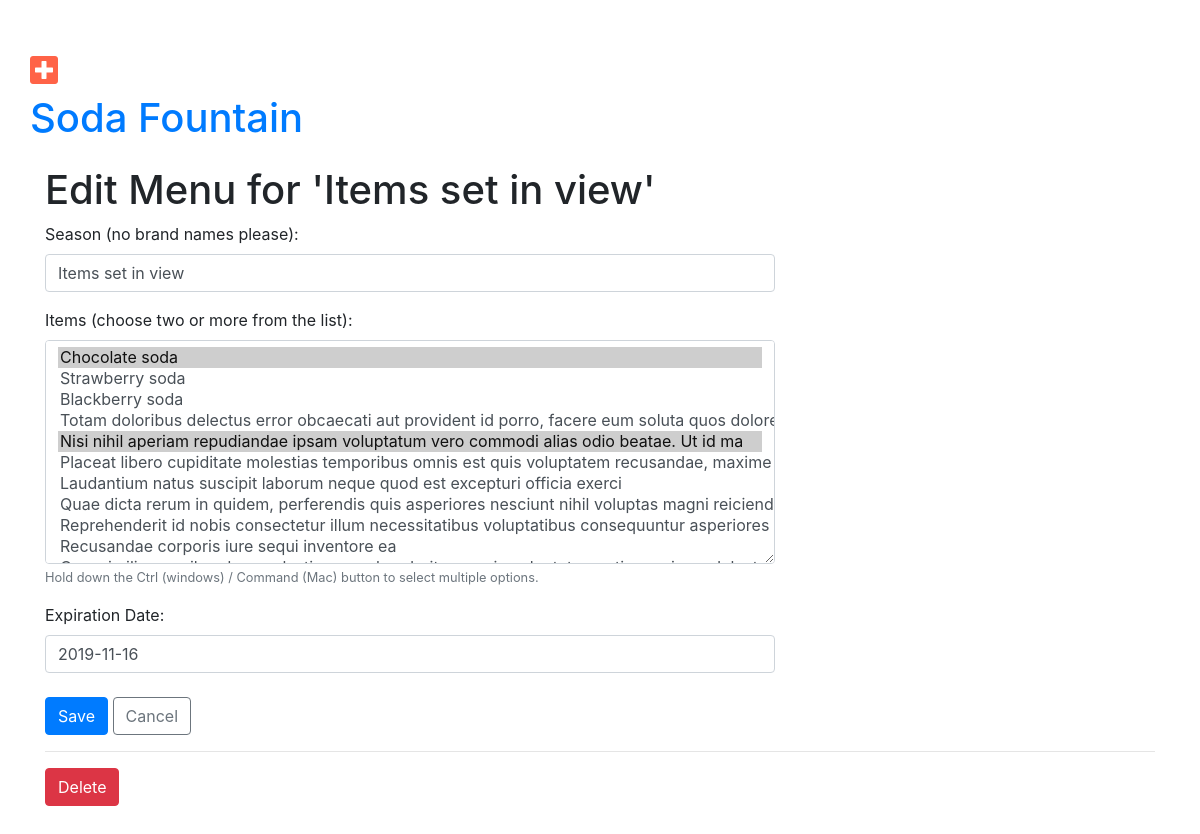
Page /menu/579/edit/ (signed in) on the earlier database version.
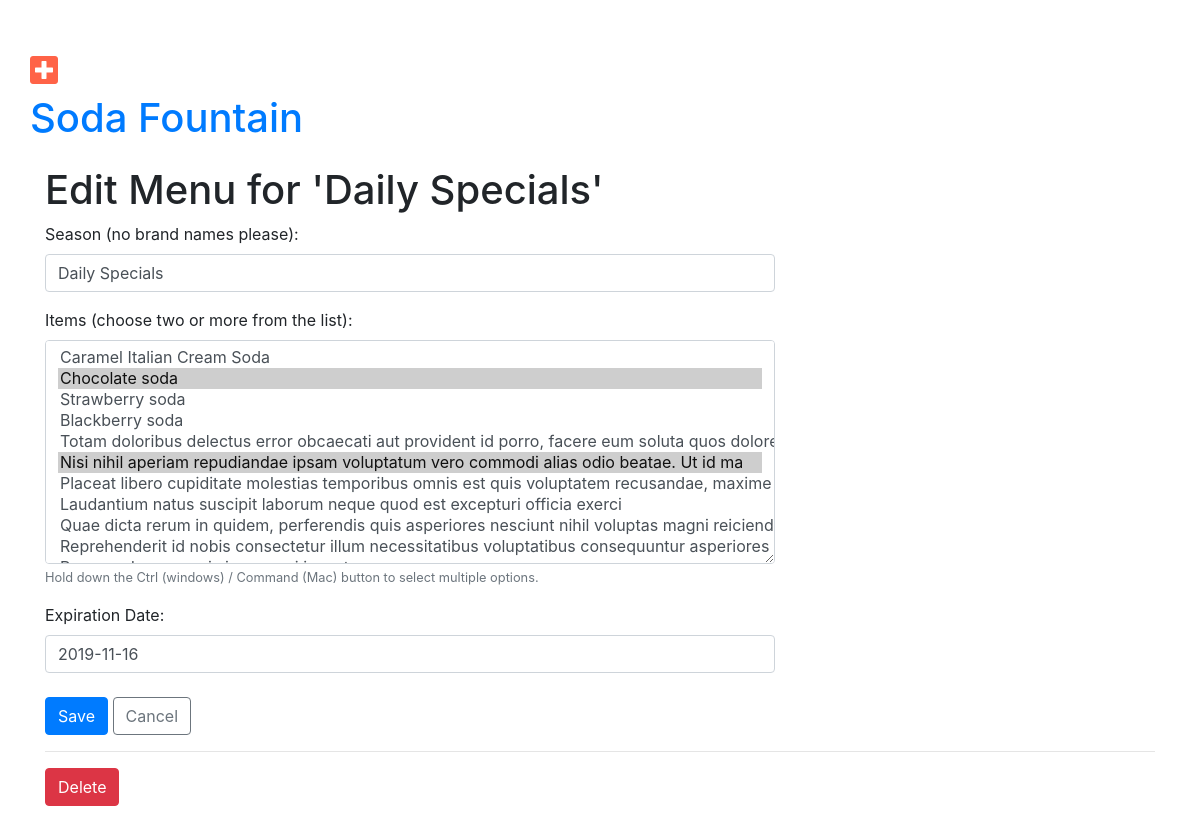
Same page on the later database version.
### menu/models.py (models this page shows, shortened)
class Menu(models.Model):
    season = models.CharField(max_length=20)  # Required Field
    items = models.ManyToManyField('Item', related_name='items')  # Required Field
    created_date = models.DateTimeField(default=timezone.now)  # Auto-set Field
    expiration_date = models.DateField()  # Required Field

### menu/views.py (the view, shortened to what this page needs)
# urls.py: path('menu/<pk>/edit/', views.edit_menu, name='menu_edit'),
@login_required
def edit_menu(request, pk):
    try:
        menu = models.Menu.objects.prefetch_related('items').get(pk=pk)
        items = models.Item.objects.all().order_by('created_date')
    except ObjectDoesNotExist:
        raise Http404
    all_items = [[item.id, item.name] for item in items]
    selected_items = [item.id for item in menu.items.all()]
    form = forms.MenuForm(initial={'items': selected_items}, instance=menu, choices=all_items)
    return render(request, 'menu/menu_edit.html', {
        'menu': menu,
        'form': form,
        })

### menu/templates/menu/menu_edit.html
{% extends 'base.html' %}
{% block content %}
    <div class="content container">
    <div class="row">
        <div class="col-md-8">
            <h1>Edit Menu for '{{ menu.season }}'</h1>
            {% include "menu/menu_form_2.html" %}
        </div>
    </div>
    <div>
        <hr>
        <a href="{% url 'menu:menu_delete' pk=menu.pk %}" class="btn btn-danger">Delete</a>
    </div>
{% endblock %}

### menu/templates/menu/menu_form_2.html (shortened to what this page needs)
{% load widget_tweaks %}
<form method="POST" action="">
    {% for field in form.visible_fields %}
        <div class="form-group">
            {{ field.label_tag }}
            {% if form.is_bound %}
                {% if field.errors %}
                    {% render_field field class="form-control is-invalid" %}
                    {% for error in field.errors %}
                        <div class="invalid-feedback">
                            {{ error }}
                        </div>
                    {% endfor %}
                {% else %}
                    {% render_field field class="form-control is-valid" %}
                {% endif %}
            {% else %}
                {% if  field|field_type ==  'multiplechoicefield' %}
                    {% render_field field class="form-control multi-select" size="10" %}
                {% else %}
                    {% render_field field class="form-control" %}
                {% endif %}
            {% endif %}
            {% if field.help_text %}
                <small class="form-text text-muted">{{ field.help_text }}</small>
            {% endif %}
        </div>
    {% endfor %}
    <div class="mt-4">
        <button type="submit" class="btn btn-primary">Save</button>
        <a href="{% url 'menu:menu_list' %}" class="btn btn-outline-secondary">Cancel</a>
    </div>
</form>

Differences in the rows shown:
changed Menu: season "Items set in view" → "Daily Specials"
Other differences:
form field items: "Chocolate soda ☑ / Strawberry soda / Blackberry soda / Totam doloribus delectus error obcaecati aut provident id porro, facere eum soluta quos dolorem sit cupiditate, iure iste dicta labore odit quos nobis, illo in magni quis / Nisi nihil aperiam repudiandae ipsam voluptatum vero commodi alias odio beatae. Ut id ma ☑ / Placeat libero cupiditate molestias temporibus omnis est quis voluptatem recusandae, maxime ad quam iure voluptas nihil t / Laudantium natus suscipit laborum neque quod est excepturi officia exerci / Quae dicta rerum in quidem, perferendis quis asperiores nesciunt nihil voluptas magni reiciendis maxime ut eum, quaerat qui quos f / Reprehenderit id nobis consectetur illum…" → "Caramel Italian Cream Soda / Chocolate soda ☑ / Strawberry soda / Blackberry soda / Totam doloribus delectus error obcaecati aut provident id porro, facere eum soluta quos dolorem sit cupiditate, iure iste dicta labore odit quos nobis, illo in magni quis / Nisi nihil aperiam repudiandae ipsam voluptatum vero commodi alias odio beatae. Ut id ma ☑ / Placeat libero cupiditate molestias temporibus omnis est quis voluptatem recusandae, maxime ad quam iure voluptas nihil t / Laudantium natus suscipit laborum neque quod est excepturi officia exerci / Quae dicta rerum in quidem, perferendis quis asperiores nesciunt nihil voluptas magni reiciendis maxime ut eum, quaerat qui quos f / Reprehenderit id…"
